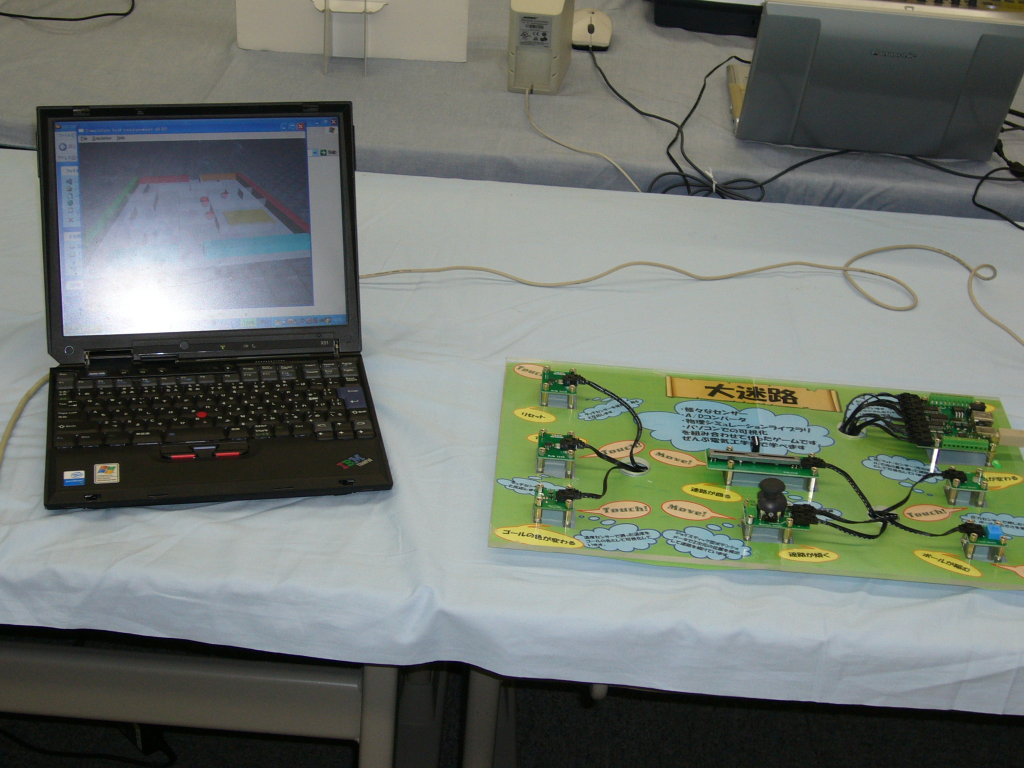
//> input picture img/2007OC.jpg, 2048 x 1536 px, given in place of the camera (shown at 1/2 size)
$ ./MultiViewDemo   (built with g++ and OpenCV 4)
//> lines starting //> are read from the running program, lines starting //| are printed output that depends on the picture; after the words box and inside, x2 and y2 are one past the last pixel; in counts of white or black regions, pixels touching at a corner belong together
/***********************************************************************
 MultiViewDemo.cpp : This program shows various results at once.
 OpenCV Demo program for RSJ2011
 E.Momma and T.Minagawa

 This demo process input camera image as follows, and show these results
 1. Original
 2. HSV
 3. Gray Scale
 4. Binarization
 5. Edge detection
 6. Morphology
*************************************************************************/
#include "opencv2/opencv.hpp"

using namespace std;

int main(int argc, char** argv)
{
	cv::VideoCapture	capture( 0 );

	if( !capture.isOpened() ) {
		std::cout << "Failed to Open Camera" << std::endl;
		return -1;
	}

	// create window
	const string		windowNameCam = "Camera Image";
	cv::namedWindow( windowNameCam, CV_WINDOW_AUTOSIZE );

	// capture an image from camera
	cv::Mat	frame;
	capture >> frame;
//> frame is the input picture: 1536 rows x 2048 cols, CV_8UC3; mean B, G, R 110.8, 117.7, 111.5

	// create display image to show result
	int width = frame.cols * 3 / 2;
//> width = 3072
	int height = frame.rows;
//> height = 1536
	cv::Mat view_image(height, width, CV_8UC3);
	float ratio = 0.5;

	int small_width = width / 3;
//> small_width = 1024
	int small_height = height / 2;
//> small_height = 768

	// divide result display image to 6 areas
	cv::Mat roiImage1(view_image, cv::Rect(0, 0, small_width, small_height));
	cv::Mat roiImage2(view_image, cv::Rect(small_width, 0, small_width, small_height));
	cv::Mat roiImage3(view_image, cv::Rect(2*small_width, 0, small_width, small_height));
	cv::Mat roiImage4(view_image, cv::Rect(0, small_height, small_width, small_height));
	cv::Mat roiImage5(view_image, cv::Rect(small_width, small_height, small_width, small_height));
	cv::Mat roiImage6(view_image, cv::Rect(2*small_width, small_height, small_width, small_height));

	cv::Mat resizeFrame(small_height, small_width, CV_8UC3);
	cv::Mat resizeFrame2(small_height, small_width, CV_8UC3);

	cv::Mat resizeGrayFrame(small_height, small_width, CV_8UC1);
	cv::Mat binFrame(small_height, small_width, CV_8UC1);
	cv::Mat edgeFrame(small_height, small_width, CV_8UC1);
	cv::Mat hsvFrame(small_height, small_width, CV_8UC3);

	cv::Point string_pt(10, small_height/2);
//> string_pt = Point(10, 384)

	// Main Loop
	do {
		// Capture an image from camera
		capture >> frame;

		// original image
		cv::resize(frame, resizeFrame, resizeFrame.size());
		resizeFrame.copyTo(roiImage1);
		cv::putText(roiImage1, "1 Original", string_pt, cv::FONT_HERSHEY_SIMPLEX, 1, cv::Scalar(0,255,255), 3);
//> roiImage1: 768 rows x 1024 cols, CV_8UC3; mean B, G, R 110.9, 118.3, 112

		// HSV image
		cv::cvtColor(resizeFrame, hsvFrame, CV_RGB2HSV);	// create HSV image
//> hsvFrame: 768 rows x 1024 cols, CV_8UC3; mean H, S, V 58.4, 45.9, 121.8
		hsvFrame.copyTo(roiImage2);
//> view_image: 1536 rows x 3072 cols, CV_8UC3; mean H, S, V 28.2, 27.4, 39
		cv::putText(roiImage2, "2 HSV", string_pt, cv::FONT_HERSHEY_SIMPLEX, 1, cv::Scalar(0,255,255), 3);	// draw text on display window
//> roiImage2: 768 rows x 1024 cols, CV_8UC3; mean H, S, V 58.3, 46.2, 122.1
//> view_image: 1536 rows x 3072 cols, CV_8UC3; mean H, S, V 28.2, 27.4, 39

		// gray scale
		cv::cvtColor(resizeFrame, resizeGrayFrame, CV_RGB2GRAY);
		cv::cvtColor(resizeGrayFrame, resizeFrame2, CV_GRAY2RGB);
		resizeFrame2.copyTo(roiImage3);
		cv::putText(roiImage3, "3 Gray", string_pt, cv::FONT_HERSHEY_SIMPLEX, 1, cv::Scalar(0,255,255), 3);
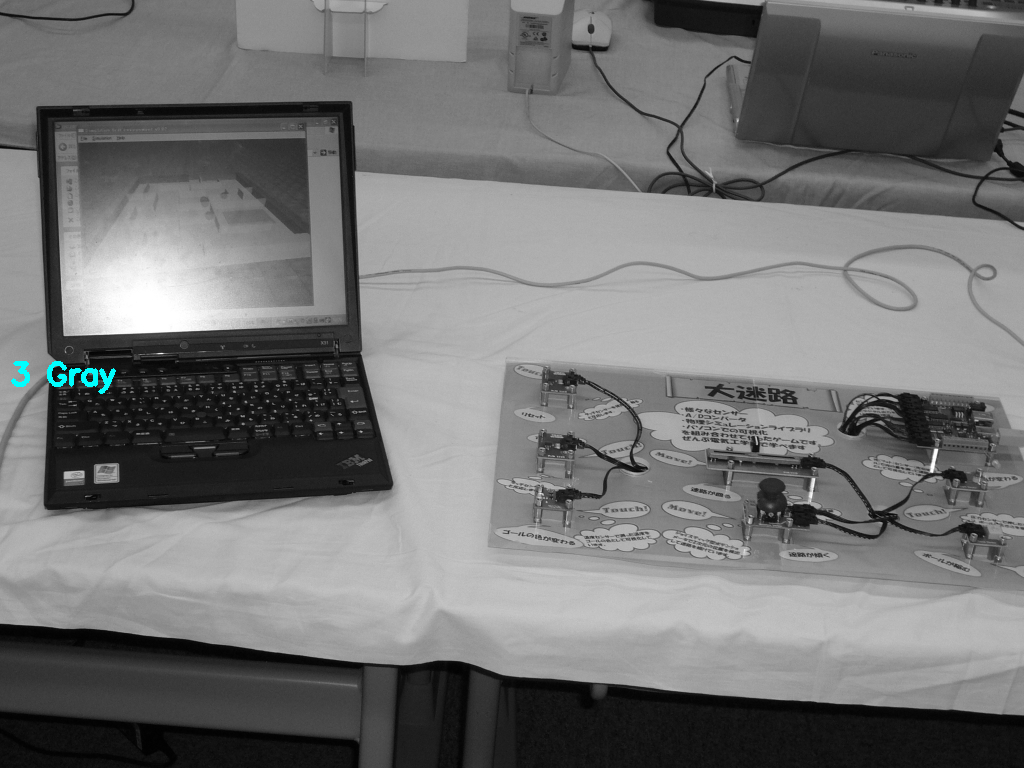
//> roiImage3: 768 rows x 1024 cols, CV_8UC3; mean R, G, B 115, 115.3, 115.3

		// binarization
		cv::adaptiveThreshold(resizeGrayFrame, binFrame, 255,cv::ADAPTIVE_THRESH_MEAN_C,cv::THRESH_BINARY, small_height/2 -1 + small_height%2, 0);	// binarization
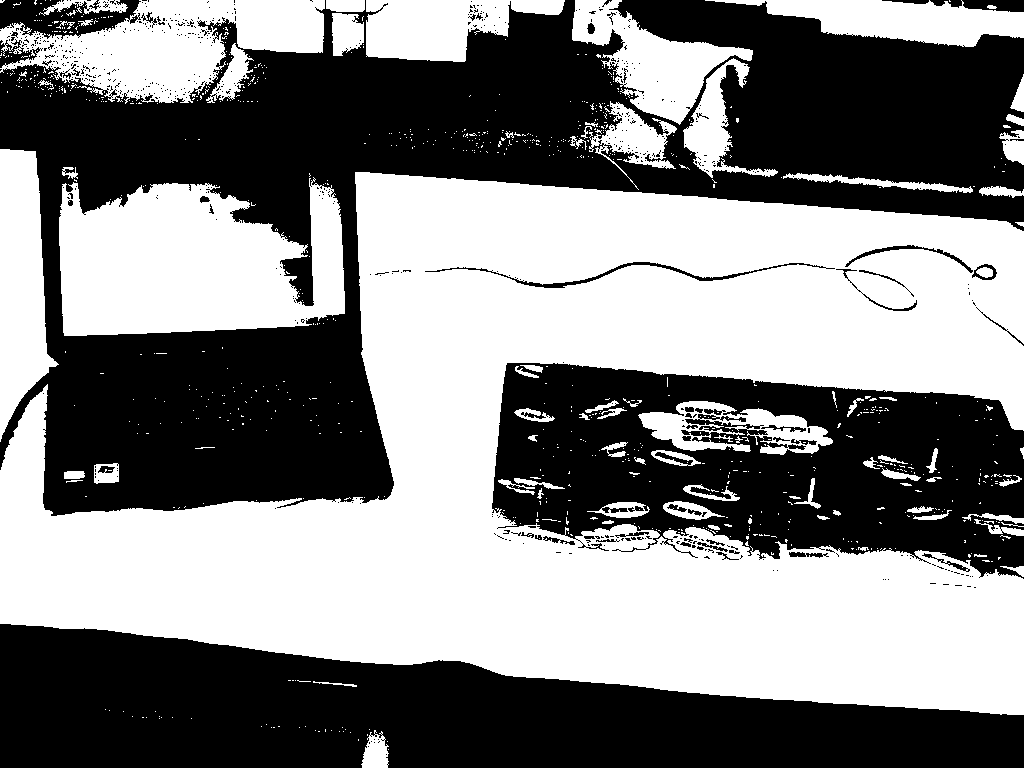
//> binFrame: 768 rows x 1024 cols, CV_8UC1; 51.2% white; 657 black regions (599 under 20 px), largest, box (x1, y1, x2, y2) and area: (0, 0, 1024, 516) 202943, (0, 624, 1024, 768) 96765, (492, 363, 1024, 579) 73882
		cv::cvtColor(binFrame, resizeFrame2, CV_GRAY2RGB);
		resizeFrame2.copyTo(roiImage4);
		cv::putText(roiImage4, "4 Binarize", string_pt, cv::FONT_HERSHEY_SIMPLEX, 1, cv::Scalar(0,255,255), 3);
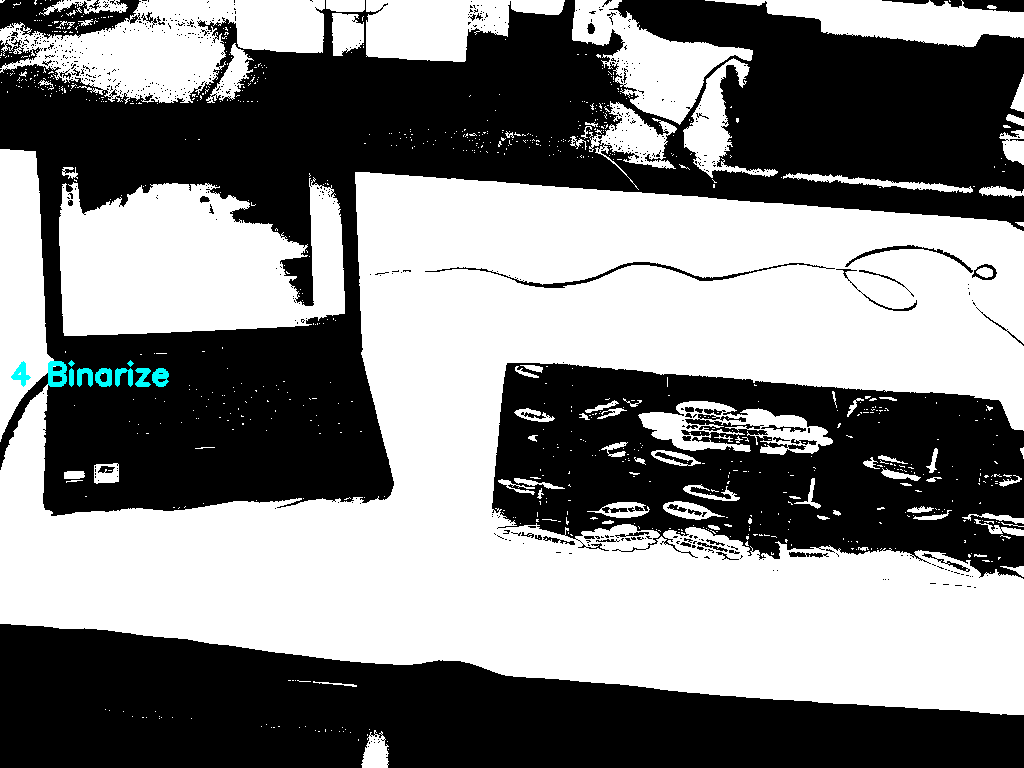
//> roiImage4: 768 rows x 1024 cols, CV_8UC3; mean R, G, B 130.5, 131, 131

		// edge image
		cv::Canny(resizeGrayFrame, edgeFrame, 64, 128);	// canny operator (edge detection)
//> edgeFrame: 768 rows x 1024 cols, CV_8UC1; 5.2% white in thin lines or dots
		cv::cvtColor(edgeFrame, resizeFrame2, CV_GRAY2RGB);
//> resizeFrame2: 768 rows x 1024 cols, CV_8UC3; 5.2% white in thin lines or dots
		resizeFrame2.copyTo(roiImage5);
		cv::putText(roiImage5, "5 Edge", string_pt, cv::FONT_HERSHEY_SIMPLEX, 1, cv::Scalar(0,255,255), 3);
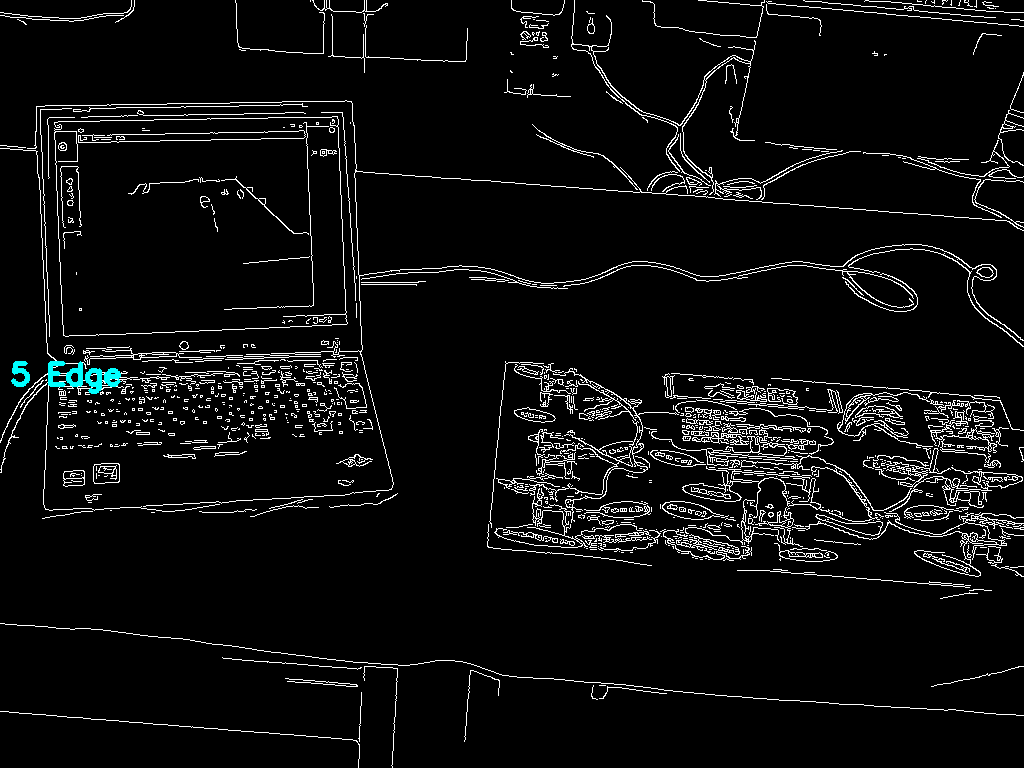
//> roiImage5: 768 rows x 1024 cols, CV_8UC3; mean R, G, B 13.2, 13.6, 13.6

		// Morphology
		cv::Mat kernelMat = cv::getStructuringElement(cv::MORPH_RECT, cv::Size(5,5));
		cv::morphologyEx(resizeFrame, resizeFrame2, cv::MORPH_OPEN, kernelMat, cv::Point(-1,-1), 3);
//		cv::erode(resizeFrame, resizeFrame2, kernelMat, cv::Point(-1,-1), 3);
		resizeFrame2.copyTo(roiImage6);
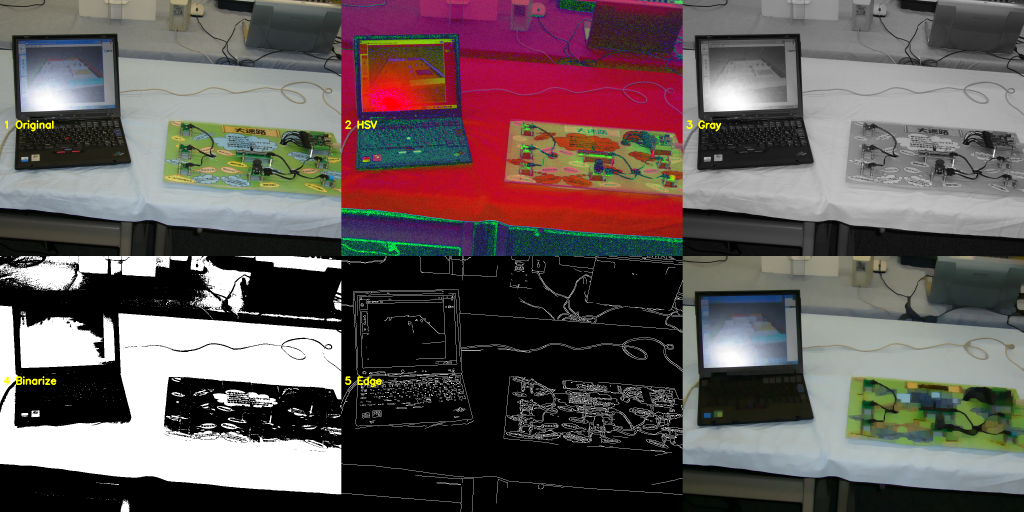
//> view_image: 1536 rows x 3072 cols, CV_8UC3 (shown at 1/3 size); mean B, G, R 88.3, 89.1, 99.2
		cv::putText(roiImage6, "6 Morphology", string_pt, cv::FONT_HERSHEY_SIMPLEX, 1, cv::Scalar(0,255,255), 3);
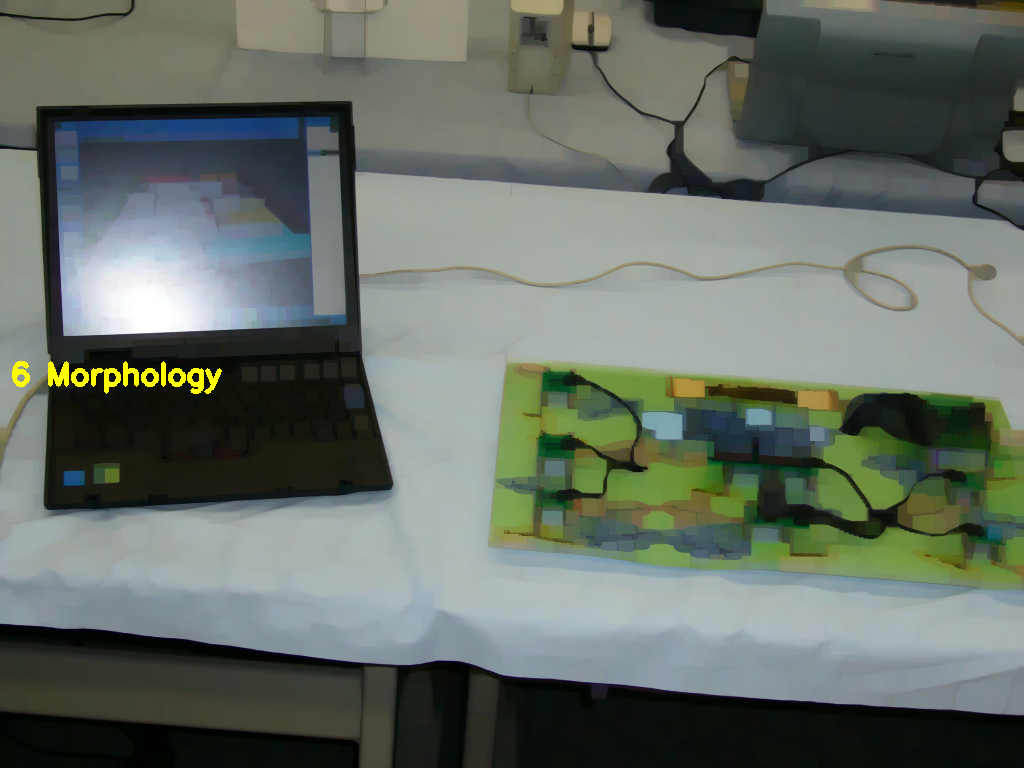
//> roiImage6: 768 rows x 1024 cols, CV_8UC3; mean B, G, R 101.9, 110.5, 102

		cv::imshow( windowNameCam, view_image);

	} while( cv::waitKey( 1) != 'q' );	// quit when a key 'q' is clicked

	return 0;
}

$ run again, on img/6camCalib.jpg
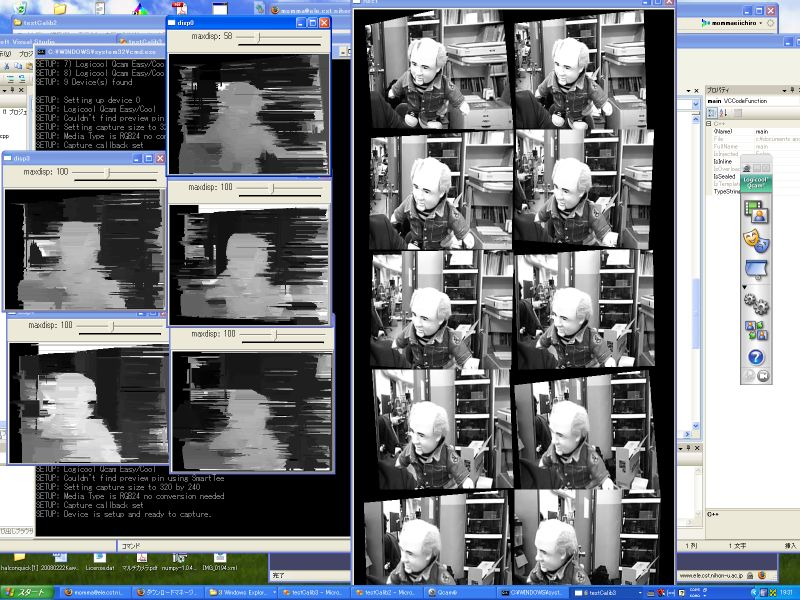
//> input picture img/6camCalib.jpg, 800 x 600 px, given in place of the camera
//> frame is the input picture: 600 rows x 800 cols, CV_8UC3; mean B, G, R 127.9, 123.4, 119.7
//> roiImage1: 300 rows x 400 cols, CV_8UC3; mean B, G, R 126.7, 125.6, 121.9
//> hsvFrame: 300 rows x 400 cols, CV_8UC3; mean H, S, V 23.5, 31.2, 131
//> roiImage2: 300 rows x 400 cols, CV_8UC3; mean H, S, V 23.4, 33.3, 132.5
//> roiImage3: 300 rows x 400 cols, CV_8UC3; mean R, G, B 123.6, 126, 126
//> `cv::adaptiveThreshold(resizeGrayFrame, binFrame, 255,cv::ADAPTIVE_THRE..`:
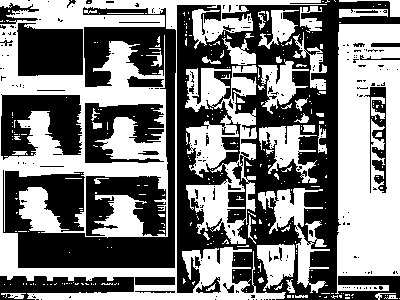
//> binFrame: 300 rows x 400 cols, CV_8UC1; 49% white; 329 white regions (280 under 20 px), largest, box (x1, y1, x2, y2) and area: (0, 0, 327, 300) 26979, (335, 24, 400, 294) 14320, (185, 65, 257, 244) 6419
//> roiImage4: 300 rows x 400 cols, CV_8UC3; mean R, G, B 123.4, 127.1, 127.1
//> edgeFrame: 300 rows x 400 cols, CV_8UC1; 23.6% white in thin lines or dots
//> roiImage5: 300 rows x 400 cols, CV_8UC3; mean R, G, B 59.6, 62.4, 62.4
//> roiImage6: 300 rows x 400 cols, CV_8UC3; mean B, G, R 82, 82.9, 78.2
//> `cv::putText(roiImage6, "6 Morphology", string_pt, cv::FONT_HERSHEY_SIM..`:
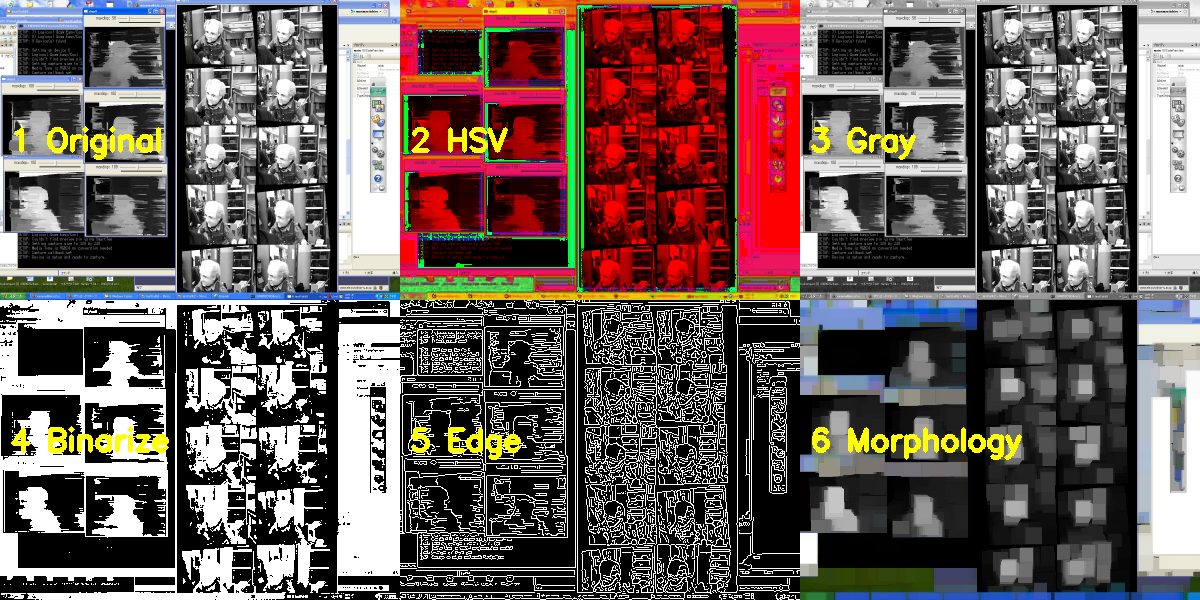
//> view_image: 600 rows x 1200 cols, CV_8UC3; mean B, G, R 89.8, 92.9, 108

$ run again, on img/ATOMS3_Thermal01.jpg
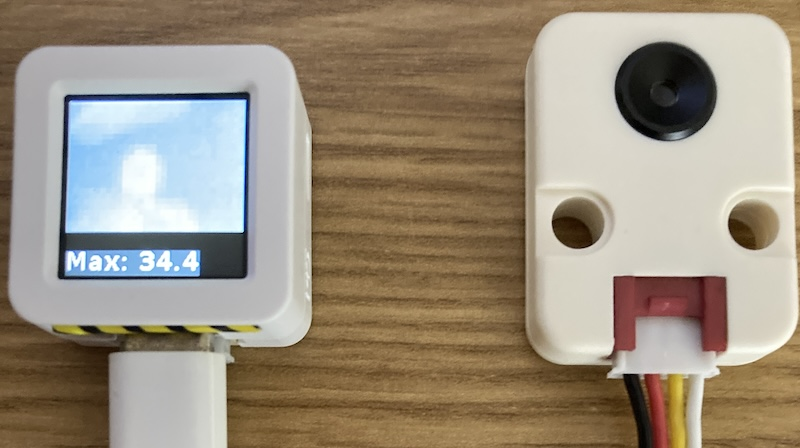
//> input picture img/ATOMS3_Thermal01.jpg, 800 x 448 px, given in place of the camera
//> frame is the input picture: 448 rows x 800 cols, CV_8UC3; mean B, G, R 126, 143, 154.5
//> roiImage1: 224 rows x 400 cols, CV_8UC3; mean B, G, R 122.5, 144.1, 155.7
//> hsvFrame: 224 rows x 400 cols, CV_8UC3; mean H, S, V 85, 73.2, 159.7
//> roiImage2: 224 rows x 400 cols, CV_8UC3; mean H, S, V 84.7, 75.9, 160
//> roiImage3: 224 rows x 400 cols, CV_8UC3; mean R, G, B 136.7, 139.8, 139.8
//> `cv::adaptiveThreshold(resizeGrayFrame, binFrame, 255,cv::ADAPTIVE_THRE..`:
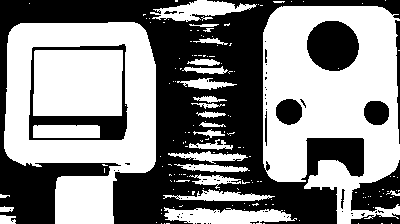
//> binFrame: 224 rows x 400 cols, CV_8UC1; 53.3% white; 69 black regions (57 under 20 px), largest, box (x1, y1, x2, y2) and area: (0, 0, 400, 224) 34207, (29, 44, 128, 140) 2193, (307, 21, 359, 71) 2054
//> roiImage4: 224 rows x 400 cols, CV_8UC3; mean R, G, B 131.5, 136.6, 136.6
//> edgeFrame: 224 rows x 400 cols, CV_8UC1; 8% white in thin lines or dots
//> roiImage5: 224 rows x 400 cols, CV_8UC3; mean R, G, B 20.4, 24.2, 24.2
//> roiImage6: 224 rows x 400 cols, CV_8UC3; mean B, G, R 111.9, 135.4, 146.6
//> `cv::putText(roiImage6, "6 Morphology", string_pt, cv::FONT_HERSHEY_SIM..`:
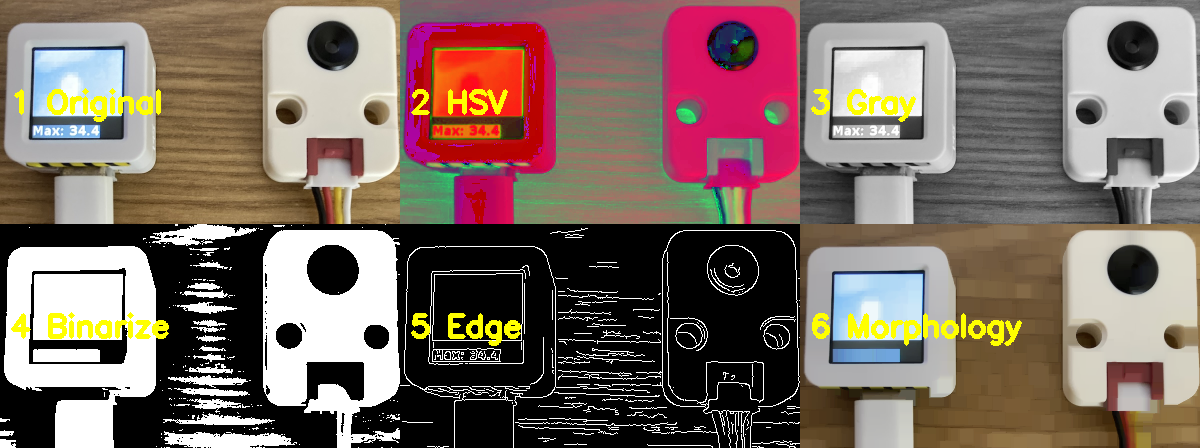
//> view_image: 448 rows x 1200 cols, CV_8UC3; mean B, G, R 101.3, 109.3, 127.2
